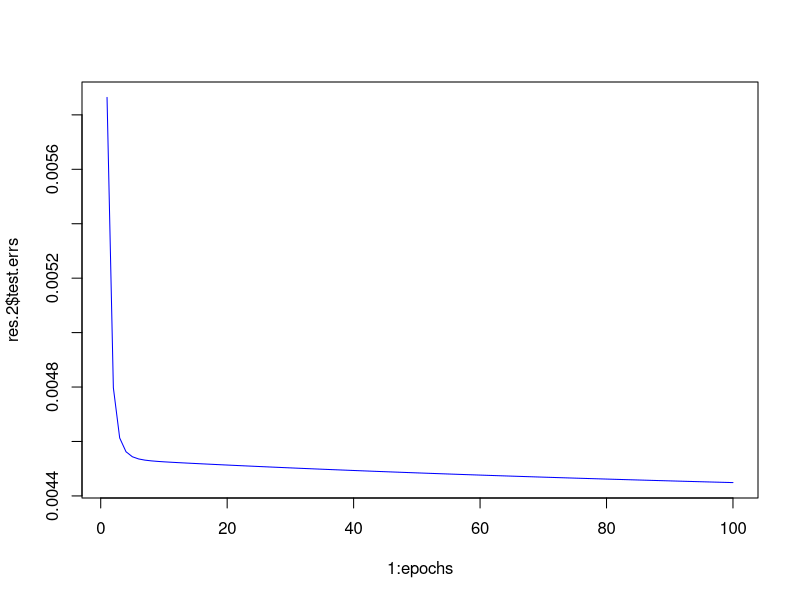

The R source for this figure:
### Basic NN example

rm(list=ls())

sigmoid <- function(x){
  return(1/(1+exp(-x)))
}

create.data <- function(m,n,test.size=30){
  # m = number of data points, n = number of nodes
  x = matrix(rnorm(m*n),nrow=m,ncol=n)
  w <- rnorm(n,2,1)
  y = (x^2)%*%w + apply(log1p(abs(x)),1,sum) + rnorm(m)
  y = y - min(y)
  y = y/max(y)
  test.sample = sample(m,test.size)
  x.test = x[test.sample,]
  y.test = y[test.sample]
  x = x[-test.sample,]
  y = y[-test.sample]
  return(list(x,y,x.test,y.test))
}

run.NN <- function(m,n,epochs,lr=.01,lr.b=.01,test.size = NULL){
  if(is.null(test.size)){test.size=round(m/4)}
  tmp = create.data(m, n[1],test.size)
  x = tmp[[1]]; y = tmp[[2]]; x.test = tmp[[3]]; y.test = tmp[[4]]
  num.layers = max(length(n)-1,1)
  # initialize parameters
  W.1 = matrix(rnorm(n*n),nrow=n,ncol=n)
  b.1 = rnorm(n)
  W.out = matrix(rnorm(n*1),nrow=n,ncol=1)
  b.out = rnorm(1)
  train.errs = c()
  test.errs = c()
  for(iter in 1:epochs){
    # train the model
    err.total=0
    for(i in 1:nrow(x)){
      # feed forward
      h.in = W.1%*%x[i,] + b.1
      h.act = sigmoid(h.in)
      out.in = sum(W.out*h.act) + b.out
      out.act = sigmoid(out.in)
      error = .5*sum(y[i]-out.act)^2
      d_W.out = (y[i]-out.act)*(out.act)*(1-out.act)*h.act
      d_W.1 = matrix((y[i]-out.act)*(out.act)*(1-out.act)*W.out*h.act*(1-h.act),ncol=1)%*%matrix(x[i,],nrow=1)
      # the b's I don't really get why - it's just a general shift of the field
      d_b.out = sum((y[i]-out.act)*(out.act)*(1-out.act))
      d_b.1 = (y[i]-out.act)*(out.act)*(1-out.act)*W.out*h.act*(1-h.act)
      W.1 = W.1 + lr*d_W.1
      W.out = W.out + lr*d_W.out
      b.1 = b.1 + lr.b*lr*d_b.1
      b.out = b.out + lr.b*d_b.out
      err.total = err.total+error
    }
    h.act = sigmoid(W.1%*%t(x.test)+t(matrix(b.1,nrow=length(y.test),ncol=length(b.1),byrow=TRUE)))
    out.act = sigmoid(matrix(W.out,nrow=1)%*%h.act+rep(b.out,length(y.test)))
    mean.test.error = .5*sum((out.act-y.test)^2)/length(y.test)
    test.errs = c(test.errs,mean.test.error)
    train.errs = c(train.errs,err.total/nrow(x))
  }
  results = list(test.errs, train.errs, W.1, W.out, b.1, b.out)
  names(results) = c('test.errs', 'train.errs', 'W.1', 'W.out', 'b.1', 'b.out')
  return(results)
}

run.NN.with.dropout <- function(m,n.layers,epochs,lr=.01,lr.b=.01,lr.decay=0,
                                test.size = NULL,p=NULL,max.norm = NULL,resample=FALSE){
  if(is.null(test.size)){test.size=round(m/4)}
  if(!resample){
    tmp = create.data(m, n.layers[1],test.size)
    x = tmp[[1]]; y = tmp[[2]]; x.test = tmp[[3]]; y.test = tmp[[4]]
  }
  num.layers = max(length(n.layers)-1,1)
  if (length(n.layers)==1){n.layers = c(n.layers,n.layers)}
  # get dropout rates squared away.
  if(is.null(p)){p=c(0.8,rep(0.5,num.layers))
  }else if(length(p)==1){p=rep(p,num.layers+1)}
  if (length(p)!=(num.layers+1)){stop('p not the correct length')}
  
  # initialize parameters
  W.list = list()
  b.list = list()
  drop.list = list()
  for(i in 1:num.layers){
    W.list[[i]] = matrix(rnorm(n.layers[i+1]*n.layers[i]),
                         nrow=n.layers[i+1],ncol=n.layers[i])
    b.list[[i]] = rnorm(n.layers[i+1])
    drop.list[[i]] = matrix(,nrow=n.layers[i],ncol=n.layers[i])
  }
  drop.list[[num.layers+1]] = matrix(,nrow=n.layers[num.layers+1],ncol=n.layers[num.layers+1])
  W.out = matrix(rnorm(n.layers[num.layers+1]*1),nrow=n.layers[num.layers+1],ncol=1)
  b.out = rnorm(1)
  h.in = list()
  h.act = list()
  train.errs = c()
  test.errs = c()
  for(iter in 1:epochs){
    
########################### Sample Data ###################################
    if (resample){
      tmp = create.data(m, n.layers[1],test.size)
      x = tmp[[1]]; y = tmp[[2]]; x.test = tmp[[3]]; y.test = tmp[[4]]
    }
    err.total=0
    for(i in 1:nrow(x)){
      
########################## Create Dropout Matrices #######################
      
      for (k in 1:length(drop.list)){
        drop.vec = 0
        while(sum(drop.vec)==0){
          drop.vec = rbinom(n.layers[k],1,p[k])
        }
        drop.list[[k]]=diag(drop.vec)
      }
      
############################# Forward Propogation #########################
      
      h.in[[1]] = drop.list[[2]]%*%(W.list[[1]]%*%drop.list[[1]]%*%x[i,]+b.list[[1]])
      h.act[[1]] = sigmoid(h.in[[1]])
      # print(dim(h.act[[1]]))
      if (num.layers>1){
        for (j in 2:num.layers){
          h.in[[j]] = drop.list[[j+1]]%*%(W.list[[j]]%*%drop.list[[j]]%*%h.act[[j-1]]+b.list[[j]])
          h.act[[j]] = sigmoid(h.in[[j]])
        }
      }
      out.in = sum(drop.list[[num.layers+1]]%*%W.out*h.act[[num.layers]]) + b.out
      out.act = sigmoid(out.in)
      
############################## Back Propogation ############################      
      
      error = .5*sum(y[i]-out.act)^2
      d_out = (y[i]-out.act)*(out.act)*(1-out.act)# means d_error/d_out.in
      d_W.out = d_out*drop.list[[num.layers+1]]%*%h.act[[num.layers]]
      d_b.out = d_out
      d_act = rep(list(NA),num.layers)
      d_act[[num.layers]] <- (y[i]-out.act)*(out.act)*(1-out.act)*drop.list[[num.layers+1]]%*%W.out
      d_W = rep(list(NA),num.layers)
      if(num.layers>1){
        d_W[[num.layers]] <- (d_act[[num.layers]]*h.act[[num.layers]]*(1-h.act[[num.layers]]))%*%t(h.act[[num.layers-1]])%*%drop.list[[num.layers]]
      } else {
        d_W[[1]] <- (d_act[[1]]*h.act[[1]]*(1-h.act[[1]]))%*%x[i,]%*%drop.list[[1]]
      }
      
      if (num.layers>1){
        for (j in (num.layers-1):1){
          d_act[[j]]=t(drop.list[[j+2]]%*%W.list[[j+1]]%*%drop.list[[j+1]])%*%(d_act[[j+1]]*(h.act[[j+1]])*(1-h.act[[j+1]]))
          if(j!=1){
            d_W[[j]]=(d_act[[j]]*h.act[[j]]*(1-h.act[[j]]))%*%t(h.act[[j-1]])%*%drop.list[[j]]
          }else{
            d_W[[j]]=(d_act[[j]]*h.act[[j]]*(1-h.act[[j]]))%*%matrix(x[i,],nrow=1)%*%drop.list[[1]]
          }
        }
      }

      W.out = W.out + lr/(1+lr.decay*iter)*d_W.out
      b.out = b.out + lr.b/(1+lr.decay*iter)*d_b.out
      for(j in 1:num.layers){
        W.list[[j]] = W.list[[j]] + lr/(1+lr.decay*iter)*d_W[[j]]
        b.list[[j]] = b.list[[j]] + lr.b/(1+lr.decay*iter)*drop.list[[j+1]]%*%(d_act[[j]]*h.act[[j]]*(1-h.act[[j]]))
      }
      err.total = err.total+error
      # Use max-norm constraint
      if (!is.null(max.norm)){
        for(jj in 1:length(W.list)){
          for(kk in 1:nrow(W.list[[jj]])){
            if(sqrt(sum(W.list[[jj]][kk,]^2))>max.norm){
              W.list[[jj]][kk,] = W.list[[jj]][kk,]*max.norm/sqrt(sum(W.list[[jj]][kk,]^2))
            }
          }
        } # for (jj...)
        for(kk in 1:nrow(W.out)){
          if(sqrt(sum(W.out[kk,]^2))>max.norm){
            W.out[kk,] = W.out[kk,]*max.norm/sqrt(sum(W.out[kk,]^2))
          }
        }
      } # if (max.norm...)
    } # for (nrow(x)...)
    
####################### Calculate test error ###########################
    
    W.scaled = b.scaled = list()
    for (jj in 1:num.layers){
      W.scaled[[jj]] = W.list[[jj]]*p[jj]*p[jj+1]
      b.scaled[[jj]] = b.list[[jj]]*p[jj+1]
    }
    W.out.scaled = W.out*p[num.layers+1]
    
    h.in[[1]] = W.scaled[[1]]%*%t(x.test)+t(matrix(b.scaled[[1]],nrow=length(y.test),ncol=length(b.scaled[[1]]),byrow=TRUE))
    h.act[[1]] = sigmoid(h.in[[1]])
    
    if(num.layers>1){
      for (j in 2:num.layers){
        h.in[[j]] = W.scaled[[j]]%*%h.act[[j-1]]+t(matrix(b.scaled[[j]],nrow=length(y.test),ncol=length(b.scaled[[j]]),byrow=TRUE))
        h.act[[j]] = sigmoid(h.in[[j]])
      }
    }
    out.in = t(W.out.scaled)%*%h.act[[num.layers]] + b.out
    out.act = sigmoid(out.in)
    mean.test.error = .5*sum((out.act-y.test)^2)/length(y.test)
    test.errs = c(test.errs,mean.test.error)
    train.errs = c(train.errs,err.total/nrow(x))
  }
  results = list(test.errs, train.errs, W.scaled, W.out.scaled, b.scaled, b.out)
  names(results) = c('test.errs', 'train.errs', 'W.list', 'W.out', 'b.list',
                     'b.out')
  return(results)
}

run.NN.with.dropout.2 <- function(m,n.layers,epochs,lr=.01,lr.b=.01,test.size = NULL,p=NULL){
  if(is.null(test.size)){test.size=round(m/4)}
  num.layers = max(length(n.layers)-1,1)
  # get dropout rates squared away.
  if(is.null(p)){p=c(0.8,rep(0.5,num.layers))
  }else if(length(p)==1){p=rep(p,num.layers+1)}
  if (length(p)!=(num.layers+1)){stop('p not the correct length')}
  
  if (length(n.layers)==1){n.layers = c(n.layers,n.layers)}
  # initialize parameters
  W.list = list()
  b.list = list()
  drop.list = list()
  dropout.rates = list()
  for(i in 1:num.layers){
    W.list[[i]] = matrix(rnorm(n.layers[i+1]*n.layers[i]),
                         nrow=n.layers[i+1],ncol=n.layers[i])
    b.list[[i]] = rnorm(n.layers[i+1])
    drop.list[[i]] = matrix(,nrow=n.layers[i],ncol=n.layers[i])
    dropout.rates[[i]] = list()
  }
  drop.list[[num.layers+1]] = matrix(,nrow=n.layers[num.layers+1],ncol=n.layers[num.layers+1])
  dropout.rates[[num.layers+1]] = list()
  W.out = matrix(rnorm(n.layers[num.layers+1]*1),nrow=n.layers[num.layers+1],ncol=1)
  b.out = rnorm(1)
  W.temp = b.temp = h.in = h.act = list()
  train.errs = test.errs = c()
  for(iter in 1:epochs){
    # sample data
    tmp = create.data(m, n.layers[1],test.size)
    x = tmp[[1]]; y = tmp[[2]]; x.test = tmp[[3]]; y.test = tmp[[4]]
    err.total=0
    for(i in 1:nrow(x)){
      
######################### Create our dropout matrices #####################
      
      for (k in 1:length(drop.list)){
        drop.vec = 0
        while(sum(drop.vec)==0){
          drop.vec = rbinom(n.layers[k],1,p[k])
        }
        dropout.rates[[k]] = c(dropout.rates[[k]],mean(drop.vec))
        drop.list[[k]]=diag(n.layers[k])[,as.logical(drop.vec)]
      }
      for (k in 1:num.layers){
        W.temp[[k]] = t(drop.list[[k+1]])%*%W.list[[k]]%*%drop.list[[k]]
        b.temp[[k]] = t(drop.list[[k+1]])%*%b.list[[k]]
      }
      W.out.temp = t(drop.list[[num.layers+1]])%*%W.out
      
############################# Forward Propogation #########################
      
      x.in = t(drop.list[[1]])%*%x[i,]
      h.in[[1]] = W.temp[[1]]%*%x.in+b.temp[[1]]
      h.act[[1]] = sigmoid(h.in[[1]])
      # print(dim(h.act[[1]]))
      if (num.layers>1){
        for (j in 2:num.layers){
          h.in[[j]] = W.temp[[j]]%*%h.act[[j-1]]+b.temp[[j]]
          h.act[[j]] = sigmoid(h.in[[j]])
        }
      }
      out.in = sum(W.out.temp*h.act[[num.layers]]) + b.out
      out.act = sigmoid(out.in)

############################## Back Propogation ############################      
      
      error = .5*sum(y[i]-out.act)^2
      d_out = (y[i]-out.act)*(out.act)*(1-out.act)# means d_error/d_out.in
      d_W.out = d_out*h.act[[num.layers]]
      d_b.out = d_out
      # d_in = rep(list(NA),num.layers)
      # d_in[[num.layers]]
      d_act = rep(list(NA),num.layers)
      d_act[[num.layers]] <- (y[i]-out.act)*(out.act)*(1-out.act)*W.out.temp
      d_W = rep(list(NA),num.layers)
      if(num.layers>1){
        d_W[[num.layers]] <- (d_act[[num.layers]]*h.act[[num.layers]]*(1-h.act[[num.layers]]))%*%t(h.act[[num.layers-1]])
      } else {
        d_W[[num.layers]] <- (d_act[[num.layers]]*h.act[[num.layers]]*(1-h.act[[num.layers]]))%*%x.in
      }
      
      if (num.layers>1){
        for (j in (num.layers-1):1){
          d_act[[j]]=t(W.temp[[j+1]])%*%(d_act[[j+1]]*(h.act[[j+1]])*(1-h.act[[j+1]]))
          if(j!=1){
            d_W[[j]]=(d_act[[j]]*h.act[[j]]*(1-h.act[[j]]))%*%t(h.act[[j-1]])
          }else{
            d_W[[j]]=(d_act[[j]]*h.act[[j]]*(1-h.act[[j]]))%*%matrix(x.in,nrow=1)
          }
        }
      }
      
######################## Update W's and b's ############################
      
      W.out = W.out + lr*drop.list[[num.layers+1]]%*%d_W.out
      b.out = b.out + lr.b*d_b.out
      # print(i)
      # print(iter)
      # print(lapply(drop.list,dim))
      # print(lapply(d_W,dim))
      for(j in 1:num.layers){
        W.list[[j]] = W.list[[j]] + lr*drop.list[[j+1]]%*%d_W[[j]]%*%t(drop.list[[j]])
        b.list[[j]] = b.list[[j]] + lr.b*drop.list[[j+1]]%*%(d_act[[j]]*h.act[[j]]*(1-h.act[[j]]))
      }
      err.total = err.total+error
    }
    
####################### Calculate test error ###########################
    W.scaled = b.scaled = list()
    sample.p = 0
    if(sample.p == 1){
      p.s = sapply(dropout.rates,function(xx) mean(xx[[1]]))
      for (jj in 1:num.layers){
        W.scaled[[jj]] = W.list[[jj]]*p.s[jj]*p.s[jj+1]
        b.scaled[[jj]] = b.list[[jj]]*p.s[jj+1]
      }
      W.out.scaled = W.out*p.s[num.layers+1]
    }else{
      for (jj in 1:num.layers){
        W.scaled[[jj]] = W.list[[jj]]*p[jj]*p[jj+1]
        b.scaled[[jj]] = b.list[[jj]]*p[jj+1]
      }
      W.out.scaled = W.out*p[num.layers+1]
    }
    
    h.in[[1]] = W.scaled[[1]]%*%t(x.test)+t(matrix(b.scaled[[1]],nrow=length(y.test),ncol=length(b.scaled[[1]]),byrow=TRUE))
    h.act[[1]] = sigmoid(h.in[[1]])
    if(num.layers>1){
      for (j in 2:num.layers){
        h.in[[j]] = W.scaled[[j]]%*%h.act[[j-1]]+t(matrix(b.scaled[[j]],nrow=length(y.test),ncol=length(b.scaled[[j]]),byrow=TRUE))
        h.act[[j]] = sigmoid(h.in[[j]])
      }
    }
    out.in = t(W.out.scaled)%*%h.act[[num.layers]] + b.out
    out.act = sigmoid(out.in)
    mean.test.error = .5*sum((out.act-y.test)^2)/length(y.test)
    test.errs = c(test.errs,mean.test.error)
    train.errs = c(train.errs,err.total/nrow(x))
  }
  dropout.rates = sapply(dropout.rates,function(xx) mean(xx[[1]]))
  results = list(test.errs, train.errs, W.scaled, W.out.scaled, b.scaled, b.out, dropout.rates)
  names(results) = c('test.errs', 'train.errs', 'W.list', 'W.out', 'b.list', 'b.out', 'dropout.rates')
  return(results)
}

run.NN.mult.layers <- function(m,n.layers,epochs,lr=.01,lr.b=.01,lr.decay=0,
                               test.size = NULL, max.norm=NULL,resample=FALSE){
  if(is.null(test.size)){test.size=round(m/4)}
  if(!resample){
    tmp = create.data(m, n.layers[1],test.size)
    x = tmp[[1]]; y = tmp[[2]]; x.test = tmp[[3]]; y.test = tmp[[4]]
  }
  num.layers = max(length(n.layers)-1,1)
  if (length(n.layers)==1){n.layers = c(n.layers,n.layers)}
  # initialize parameters
  W.list = list()
  b.list = list()
  for(i in 1:num.layers){
    W.list[[i]] = matrix(rnorm(n.layers[i+1]*n.layers[i]),
                         nrow=n.layers[i+1],ncol=n.layers[i])
    b.list[[i]] = rnorm(n.layers[i+1])
  }
  W.out = matrix(rnorm(n.layers[num.layers+1]*1),nrow=n.layers[num.layers+1],ncol=1)
  b.out = rnorm(1)
  h.in = list()
  h.act = list()
  train.errs = c()
  test.errs = c()
  for(iter in 1:epochs){
    # train the model
    err.total=0
    # resample data
    if (resample){
      tmp = create.data(m, n.layers[1],test.size)
      x = tmp[[1]]; y = tmp[[2]]; x.test = tmp[[3]]; y.test = tmp[[4]]
    }
    for(i in 1:nrow(x)){
      ############################# Forward Propogation #########################
      h.in[[1]] = W.list[[1]]%*%x[i,]+b.list[[1]]
      h.act[[1]] = sigmoid(h.in[[1]])
      # print(dim(h.act[[1]]))
      if (num.layers>1){
        for (j in 2:num.layers){
          h.in[[j]] = W.list[[j]]%*%h.act[[j-1]]+b.list[[j]]
          h.act[[j]] = sigmoid(h.in[[j]])
        }
      }
      out.in = sum(W.out*h.act[[num.layers]]) + b.out
      out.act = sigmoid(out.in)
      
      ############################## Back Propogation ############################      
      error = .5*sum(y[i]-out.act)^2
      d_out = (y[i]-out.act)*(out.act)*(1-out.act)# means d_error/d_out.in
      d_W.out = d_out*h.act[[num.layers]]
      d_b.out = d_out
      # d_in = rep(list(NA),num.layers)
      # d_in[[num.layers]]
      d_act = rep(list(NA),num.layers)
      d_act[[num.layers]] <- (y[i]-out.act)*(out.act)*(1-out.act)*W.out
      d_W = rep(list(NA),num.layers)
      if(num.layers>1){
        d_W[[num.layers]] <- (d_act[[num.layers]]*h.act[[num.layers]]*(1-h.act[[num.layers]]))%*%t(h.act[[num.layers-1]])
      } else {
        d_W[[num.layers]] <- (d_act[[num.layers]]*h.act[[num.layers]]*(1-h.act[[num.layers]]))%*%x[i,]
      }
      
      if (num.layers>1){
        for (j in (num.layers-1):1){
          d_act[[j]]=t(W.list[[j+1]])%*%(d_act[[j+1]]*(h.act[[j+1]])*(1-h.act[[j+1]]))
          if(j!=1){
            d_W[[j]]=(d_act[[j]]*h.act[[j]]*(1-h.act[[j]]))%*%t(h.act[[j-1]])
          }else{
            d_W[[j]]=(d_act[[j]]*h.act[[j]]*(1-h.act[[j]]))%*%matrix(x[i,],nrow=1)
          }
        }
      }
      # d_b.1 = (y[i]-out.act)*(out.act)*(1-out.act)*W.out*h.act*(1-h.act)
      W.out = W.out + lr/(1+lr.decay*iter)*d_W.out
      b.out = b.out + lr.b/(1+lr.decay*iter)*d_b.out
      for(j in 1:num.layers){
        W.list[[j]] = W.list[[j]] + lr/(1+lr.decay*iter)*d_W[[j]]
        b.list[[j]] = b.list[[j]] + lr.b/(1+lr.decay*iter)*(d_act[[j]]*h.act[[j]]*(1-h.act[[j]])) 
      }
      err.total = err.total+error
      # Apply max-norm constraint
      if (!is.null(max.norm)){
        for(jj in 1:length(W.list)){
          for(kk in 1:nrow(W.list[[jj]])){
            if(sqrt(sum(W.list[[jj]][kk,]^2))>max.norm){
              W.list[[jj]][kk,] = W.list[[jj]][kk,]*max.norm/sqrt(sum(W.list[[jj]][kk,]^2))
            }
          }
        } # for (jj...)
        for(kk in 1:nrow(W.out)){
          if(sqrt(sum(W.out[kk,]^2))>max.norm){
            W.out[kk,] = W.out[kk,]*max.norm/sqrt(sum(W.out[kk,]^2))
          }
        }
      } # if (max.norm...)
    } # for (nrow(x)...)
    
    h.in[[1]] = W.list[[1]]%*%t(x.test)+t(matrix(b.list[[1]],nrow=length(y.test),ncol=length(b.list[[1]]),byrow=TRUE))
    h.act[[1]] = sigmoid(h.in[[1]])
    if(num.layers>1){
      for (j in 2:num.layers){
        h.in[[j]] = W.list[[j]]%*%h.act[[j-1]]+t(matrix(b.list[[j]],nrow=length(y.test),ncol=length(b.list[[j]]),byrow=TRUE))
        h.act[[j]] = sigmoid(h.in[[j]])
      }
    }
    out.in = t(W.out)%*%h.act[[num.layers]] + b.out
    out.act = sigmoid(out.in)
    mean.test.error = .5*sum((out.act-y.test)^2)/length(y.test)
    test.errs = c(test.errs,mean.test.error)
    train.errs = c(train.errs,err.total/nrow(x))
  }
  results = list(test.errs, train.errs, W.list, W.out, b.list, b.out)
  names(results) = c('test.errs', 'train.errs', 'W.list', 'W.out', 'b.list', 'b.out')
  return(results)
}

plot.res <- function(res,m,n,test.size){
  title = 'comparing training and test error of a simple NN'
  plot(1:length(res$train.errs),res$train.errs,main=title,ylim=c(0,max(c(res$test.errs,res$train.errs))),type='l') #ylim=c(min(c(errs,test.errs)),max(c(errs,test.errs)))
  points(1:length(res$test.errs),res$test.errs,col='red',type='l')
  
  # To compare to linear regression
  test.size=round(m/4)
  tmp = create.data(m, n,test.size)
  x = tmp[[1]]; y = tmp[[2]]; x.test = tmp[[3]]; y.test = tmp[[4]]
  test = data.frame(cbind(y,x))
  #colnames(test)[1] = c('y','X1','X2','X3','X4')
  lm.fit = lm(y~.,data=test)
  x.df = data.frame(x.test); colnames(x.df) = colnames(test)[-1]
  y.pred = predict(lm.fit,x.df)
  mean.test.error = .5/length(y.test)*sum((y.pred-y.test)^2)
  abline(mean.test.error,0,col='green')
  legend(x=epochs*.7,y=max(c(res$train.errs,res$test.errs,mean.test.error))/1.3,legend=c('NN train error','NN test error','linear regression'),
         col = c('black','red','green'),
         title='legend',lty=1)
}


### Call the NN
lr = 1
lr.b = lr
epochs=100
m = 300; # Number of samples
n.layers= c(4,5,3,4) # Input layer = first number, hidden layers = numbers after
if (epochs*m>100000){
  print('this could take a while...')
}

# res.1 = run.NN.with.dropout(m,n.layers,epochs,p=c(.8,.5,.5,.5),lr.decay=0)
# plot(1:epochs,res.1$test.errs,type='l',col='red')
set.seed(1)
res.2 = run.NN.mult.layers(m,n.layers,epochs,lr.decay=0,lr=.1)
plot(1:epochs,res.2$test.errs,type='l',col='blue')
res.3 = run.NN.mult.layers(m,n.layers,epochs,lr.decay=0.1,lr=1)
points(1:epochs,res.3$test.errs,type='l',col='red')
res.3 = run.NN.mult.layers(m,n.layers,epochs,lr.decay=0.3,lr=1)
points(1:epochs,res.3$test.errs,type='l',col='green')
res.3 = run.NN.mult.layers(m,n.layers,epochs,lr.decay=0.2,lr=1)
points(1:epochs,res.3$test.errs,type='l',col='black')

results = data.frame(matrix(,ncol=3))
colnames(results) = c('lr','lr.decay','min.test.error')
lr.vec = c(0,0.01,0.1,0.5,1,2)
lr.decay.vec = c(0,0.01,0.1,0.2)
iter=0
for(i in 1:length(lr.vec)){
  for(j in 1:length(lr.decay.vec)){
    iter = iter+1
    res = run.NN.mult.layers(m,n.layers,epochs,lr.decay=lr.decay.vec[j],lr=lr.vec[i])
    results[iter,1] = lr.vec[i]
    results[iter,2] = lr.decay.vec[j]
    results[iter,3] = min(res$test.errs)
  }
}

# set.seed(1)
# res.1 = run.NN.mult.layers(m,n.layers,epochs,max.norm=NULL)
# plot(1:epochs,res.1$test.errs,type='l',col='black')
# cols = c('blue','red','green','yellow','magenta')
# i=0
# for(max.N in c(1,2,3,4,100)){
#   set.seed(1)
#   i = i+1
#   res = run.NN.mult.layers(m,n.layers,epochs,max.norm=max.N)
#   points(1:epochs,res$test.errs,type='l',col=cols[i])
# }


# Learning rates don't seem to be much of an issue here, so not sure
# I need to do changing learning rate.

# set.seed(2)
# res.1 = run.NN.with.dropout.2(m,n.layers,epochs,p=c(.8,.5,.5,.5))
# set.seed(2)
# res.2 = run.NN.with.dropout(m,n.layers,epochs,p=c(.8,.5,.5,.5))
# plot(1:length(res.1$test.errs),res.1$train.errs,type='l',col='red')
# points(1:length(res.2$test.errs),res.1$train.errs,type='l',col='blue')
# 
# for(nn in intersect(names(res.1),names(res.2))){
#   test.1 = res.1[[which(names(res.1)==nn)]]
#   test.2 = res.2[[which(names(res.2)==nn)]]
#   print(nn)
#   print(identical(test.1,test.2))
# }


### Good. Now test the time
# prc <- proc.time()
# res.2 = run.NN.with.dropout(m=100,n.layers=4*n.layers,epochs,p=c(.8,.5,.5,.5))
# prc.2 <- proc.time()
# res.1 = run.NN.mult.layers(m=100,n.layers=4*n.layers,epochs)
# prc.3 <- proc.time()
# print('original dropout time: ')
# print(prc.2-prc)
# print('new dropout time: ')
# print(prc.3-prc.2)


# What - that's interesting. The OG dropout code is much faster. I didn't expect that.
# I am sure there is something in the code that shows that, but I don't care to check.
#run.NN.with.dropout(m,n.layers,epochs)
# Cool I got it to work! Now, for this task there isn't a ton of overfitting,
# so it's not that much better. Also I need to re-write this to be faster.
# I am doing way more matrix multiplications than I need to.
# run.NN.with.dropout(m,n.layers,epochs,p=0.6)
# run.NN.with.dropout(m,n.layers,epochs,p=c(0.1,0.4))
# run.NN.with.dropout(m,n.layers,epochs,p=c(0.8,0.6,0.5))
# run.NN.with.dropout(m,8,epochs,p=0.6)

#res = run.NN(m,n,epochs)
#res = run.NN.mult.layers(m,n.layers,epochs)

# #plot.res(res,m,n.layers[1],test.size=2500)
# 
# res.1 <- run.NN.mult.layers(m,n.layers=c(8,8),epochs)
# res.2 <- run.NN.mult.layers(m,n.layers=c(8,20),epochs)
# res.3 <- run.NN.mult.layers(m,n.layers=c(8,40),epochs)
#res.4 <- run.NN.mult.layers(m,n.layers=c(8,100),epochs)

# plot(res.1$test.errs,type='l',ylim=c(0,max(res.1$test.errs)))
# points(res.2$test.errs,type='l',col='red')
# points(res.3$test.errs,type='l',col='blue')
# points(res.4$test.errs,type='l',col='green')

# Interesting. It seems like even with an input of 8 nodes a wider hidden
# layer does better. I would expect a hidden layer of around 8 to be better.
# It would be more robust to run the alg multiple times and average results,
# but who has time for that?

############ Random comments

# Fixed - wow - interesting to note that with a huge sample size the NN
# performs really well (less than half the training error of LS regression)
# Granted, with that sample size lots of things could do well, but I made
# the equation really complex so that it couldn't be picked up by linear
# models. I wonder how a more complex model would fair.
#
# Next steps:
#   Make the code flexible so that it could take in multiple layers (of different sizes?)
#   Try different activation functions.
#   Try dropout (probs would need more complex structure or at least more nodes)

############

# Way better than the NN. Could the NN be way overfitting? Let's try this with more
# data and with a lower learning rate.


# is it problematic to shift b's with the same vars as W's? Should the b's
# be shifted differently/more slowly?

#par(mfrow=c(4,3))

# min.errors = data.frame(matrix(0,nrow=11,ncol=(cv.num+1)))
# colnames(min.errors)[1] = 'b mult'
# ii=0
# for(b.err in seq(0,1,by=0.1)){
#   ii = ii+1
#   min.errors[ii,1] = b.err
#let's cross-validate!
#cv.num=10
#for(j in 1:cv.num){
# create data
